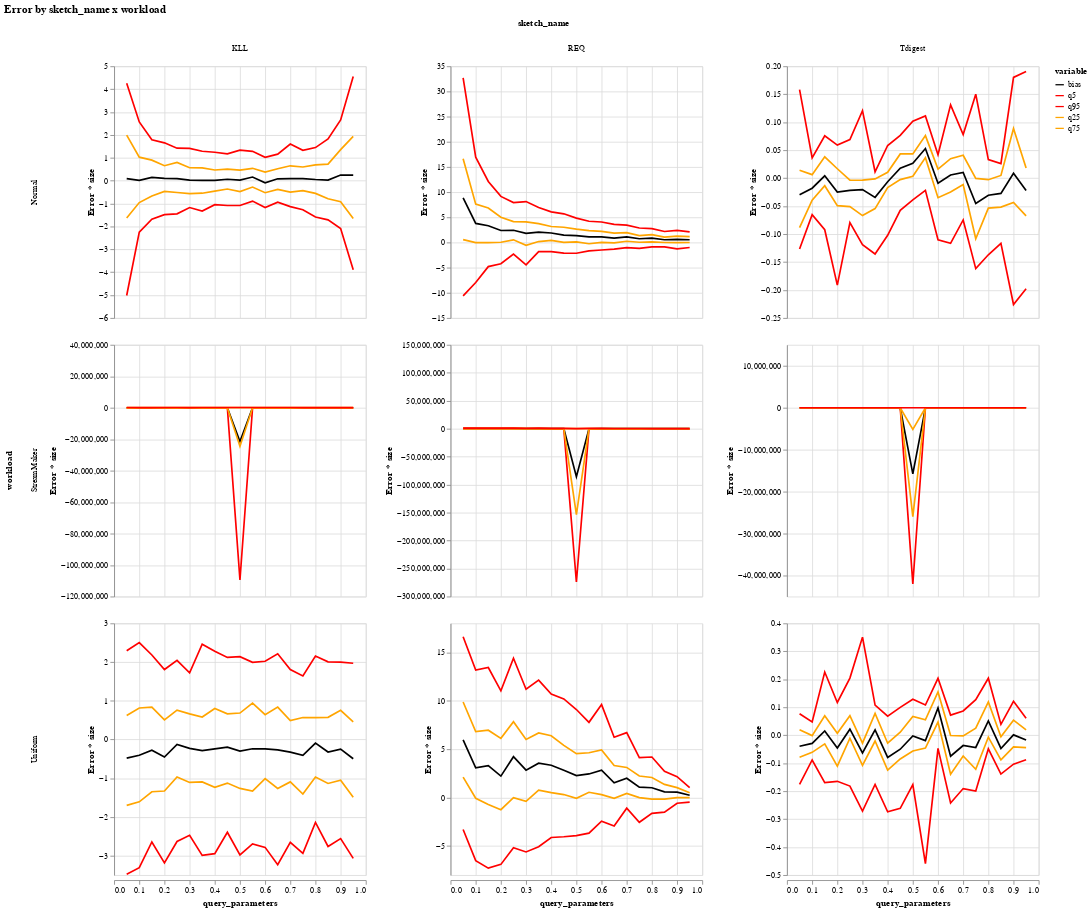

Here is the notebook cell this chart was saved with:
### Code cell
(chart, aggdat) = plotExperimentResults(dat[(dat['query'] == 'quantile')], x='query_parameters', unit=None, 
                                        column='sketch_name',row='workload', normalize_by='sketch_size', 
                                        normalize_by_sqrt=False)
chart.configure_view(continuousWidth=300,continuousHeight=300).resolve_scale(
    y='independent'
)

### Figure 1 — Vega-Lite specification as saved in the notebook (floating-point values rounded to 4 significant figures; data arrays with more than 128 entries replaced by an {"elided": "..."} marker saying what was removed)
{"config": {"view": {"continuousWidth": 300, "continuousHeight": 300}}, "data": {"name": "data-c544c6f3391199447726706aedd43895"}, "facet": {"column": {"type": "nominal", "field": "sketch_name"}, "row": {"type": "nominal", "field": "workload"}}, "spec": {"mark": "line", "encoding": {"color": {"type": "nominal", "field": "variable", "scale": {"domain": ["bias", "q5", "q95", "q25", "q75"], "range": ["black", "red", "red", "orange", "orange"]}}, "detail": {"type": "nominal", "field": "variable"}, "x": {"type": "quantitative", "field": "query_parameters"}, "y": {"type": "quantitative", "axis": {"title": "Error * size"}, "field": "value"}}}, "resolve": {"scale": {"y": "independent"}}, "title": "Error by sketch_name x workload", "$schema": "https://vega.github.io/schema/vega-lite/v4.8.1.json", "datasets": {"data-c544c6f3391199447726706aedd43895": {"elided": "1026 records"}}}
